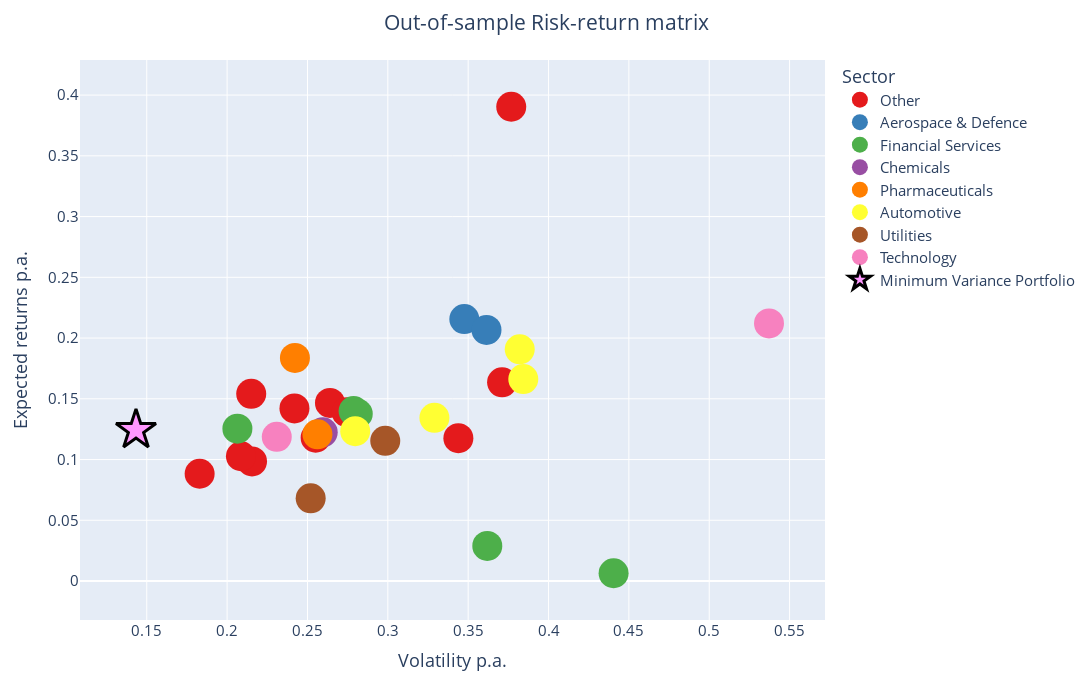

Notebook source saved alongside this figure:
### Code cell
fig = px.scatter(
    dax_constituents_metrics, 
    x = "volatility", 
    y = "expected_returns", 
    color = "Sector",
    color_discrete_sequence=px.colors.qualitative.Set1,
    labels={"expected_returns": "Expected returns p.a.", "volatility": "Volatility p.a."},
    hover_name = "Name",
    hover_data={"expected_returns":True, "volatility":True,"Sector":False})
fig.update_layout(
    title_text="Out-of-sample Risk-return matrix", 
    title_x=0.5, 
    font={'size': 15}, 
    hoverlabel = {"font_size": 15}, 
    width=1200, 
    height=700)
fig.add_trace(
    go.Scatter(
        x=mvp_best.volatility, 
        y=mvp_best.expected_returns,
        mode='markers',
        marker_symbol="star",
        name='Minimum Variance Portfolio',
        marker=dict(line=dict(color="black", width=3)),
        hovertemplate='<b>Minimum variance portfolio</b> <br><br>Volatility p.a.=%{x} <br>Expected returns p.a.=%{y}'
        ))
fig.update_traces(marker_size=30)
fig.show()

### Figure 1 — Plotly figure (JSON) as saved in the notebook; plotly's stock layout.template omitted (floating-point values rounded to 4 significant figures)
{"data": [{"customdata": [["Other"], ["Other"], ["Other"], ["Other"], ["Other"], ["Other"], ["Other"], ["Other"], ["Other"], ["Other"], ["Other"]], "hovertemplate": "<b>%{hovertext}</b><br><br>Volatility p.a.=%{x}<br>Expected returns p.a.=%{y}<extra></extra>", "hovertext": ["Adidas", "Beiersdorf", "Deutsche Post", "Deutsche Telekom", "Fresenius", "Hannover Re", "Heidelberg Materials", "Henkel", "Qiagen", "Sartorius", "Siemens"], "legendgroup": "Other", "marker": {"color": "rgb(228,26,28)", "size": 30, "symbol": "circle"}, "mode": "markers", "name": "Other", "orientation": "v", "showlegend": true, "type": "scatter", "x": [0.264, 0.1829, 0.2744, 0.2155, 0.2419, 0.215, 0.3439, 0.2086, 0.3711, 0.3768, 0.2551], "xaxis": "x", "y": [0.1466, 0.0883, 0.139, 0.0984, 0.1421, 0.1541, 0.1176, 0.1027, 0.1636, 0.3904, 0.118], "yaxis": "y"}, {"customdata": [["Aerospace & Defence"], ["Aerospace & Defence"]], "hovertemplate": "<b>%{hovertext}</b><br><br>Volatility p.a.=%{x}<br>Expected returns p.a.=%{y}<extra></extra>", "hovertext": ["Airbus", "Rheinmetall"], "legendgroup": "Aerospace & Defence", "marker": {"color": "rgb(55,126,184)", "size": 30, "symbol": "circle"}, "mode": "markers", "name": "Aerospace & Defence", "orientation": "v", "showlegend": true, "type": "scatter", "x": [0.3476, 0.3614], "xaxis": "x", "y": [0.2156, 0.2067], "yaxis": "y"}, {"customdata": [["Financial Services"], ["Financial Services"], ["Financial Services"], ["Financial Services"], ["Financial Services"]], "hovertemplate": "<b>%{hovertext}</b><br><br>Volatility p.a.=%{x}<br>Expected returns p.a.=%{y}<extra></extra>", "hovertext": ["Allianz", "Commerzbank", "Deutsche Bank", "Deutsche Börse", "Munich Re"], "legendgroup": "Financial Services", "marker": {"color": "rgb(77,175,74)", "size": 30, "symbol": "circle"}, "mode": "markers", "name": "Financial Services", "orientation": "v", "showlegend": true, "type": "scatter", "x": [0.2787, 0.4405, 0.3619, 0.2813, 0.2064], "xaxis": "x", "y": [0.1399, 0.0064, 0.0289, 0.1377, 0.1254], "yaxis": "y"}, {"customdata": [["Chemicals"]], "hovertemplate": "<b>%{hovertext}</b><br><br>Volatility p.a.=%{x}<br>Expected returns p.a.=%{y}<extra></extra>", "hovertext": ["BASF"], "legendgroup": "Chemicals", "marker": {"color": "rgb(152,78,163)", "size": 30, "symbol": "circle"}, "mode": "markers", "name": "Chemicals", "orientation": "v", "showlegend": true, "type": "scatter", "x": [0.2595], "xaxis": "x", "y": [0.1224], "yaxis": "y"}, {"customdata": [["Pharmaceuticals"], ["Pharmaceuticals"]], "hovertemplate": "<b>%{hovertext}</b><br><br>Volatility p.a.=%{x}<br>Expected returns p.a.=%{y}<extra></extra>", "hovertext": ["Bayer", "Merck"], "legendgroup": "Pharmaceuticals", "marker": {"color": "rgb(255,127,0)", "size": 30, "symbol": "circle"}, "mode": "markers", "name": "Pharmaceuticals", "orientation": "v", "showlegend": true, "type": "scatter", "x": [0.2562, 0.2422], "xaxis": "x", "y": [0.1208, 0.1836], "yaxis": "y"}, {"customdata": [["Automotive"], ["Automotive"], ["Automotive"], ["Automotive"]], "hovertemplate": "<b>%{hovertext}</b><br><br>Volatility p.a.=%{x}<br>Expected returns p.a.=%{y}<extra></extra>", "hovertext": ["BMW", "Continental", "Mercedes-Benz Group", "Volkswagen Group"], "legendgroup": "Automotive", "marker": {"color": "rgb(255,255,51)", "size": 30, "symbol": "circle"}, "mode": "markers", "name": "Automotive", "orientation": "v", "showlegend": true, "type": "scatter", "x": [0.2797, 0.3843, 0.329, 0.3821], "xaxis": "x", "y": [0.1233, 0.1662, 0.1343, 0.1907], "yaxis": "y"}, {"customdata": [["Utilities"], ["Utilities"]], "hovertemplate": "<b>%{hovertext}</b><br><br>Volatility p.a.=%{x}<br>Expected returns p.a.=%{y}<extra></extra>", "hovertext": ["E.ON", "RWE"], "legendgroup": "Utilities", "marker": {"color": "rgb(166,86,40)", "size": 30, "symbol": "circle"}, "mode": "markers", "name": "Utilities", "orientation": "v", "showlegend": true, "type": "scatter", "x": [0.252, 0.2984], "xaxis": "x", "y": [0.0681, 0.1154], "yaxis": "y"}, {"customdata": [["Technology"], ["Technology"]], "hovertemplate": "<b>%{hovertext}</b><br><br>Volatility p.a.=%{x}<br>Expected returns p.a.=%{y}<extra></extra>", "hovertext": ["Infineon Technologies", "SAP"], "legendgroup": "Technology", "marker": {"color": "rgb(247,129,191)", "size": 30, "symbol": "circle"}, "mode": "markers", "name": "Technology", "orientation": "v", "showlegend": true, "type": "scatter", "x": [0.5372, 0.2309], "xaxis": "x", "y": [0.212, 0.1187], "yaxis": "y"}, {"hovertemplate": "<b>Minimum variance portfolio</b> <br><br>Volatility p.a.=%{x} <br>Expected returns p.a.=%{y}", "marker": {"line": {"color": "black", "width": 3}, "size": 30, "symbol": "star"}, "mode": "markers", "name": "Minimum Variance Portfolio", "type": "scatter", "x": [0.1433], "y": [0.1243]}], "layout": {"font": {"size": 15}, "height": 700, "hoverlabel": {"font": {"size": 15}}, "legend": {"title": {"text": "Sector"}, "tracegroupgap": 0}, "margin": {"t": 60}, "title": {"text": "Out-of-sample Risk-return matrix", "x": 0.5}, "width": 1200, "xaxis": {"anchor": "y", "domain": [0, 1], "title": {"text": "Volatility p.a."}}, "yaxis": {"anchor": "x", "domain": [0, 1], "title": {"text": "Expected returns p.a."}}}}
